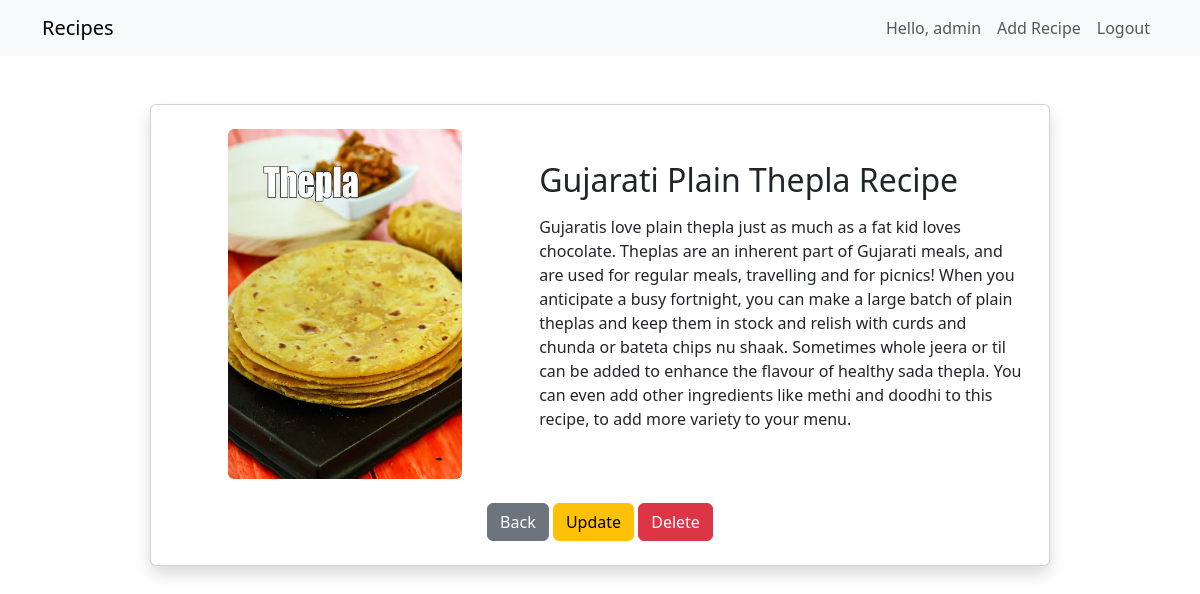
The page /recipe/3/ (signed in) on the database its author committed.
### vegies/models.py (models this page shows, shortened)
class Recipe(models.Model):
    user = models.ForeignKey(User, on_delete=models.SET_NULL, null=True, blank=True)
    recipe_name = models.CharField(max_length=100)
    recipe_description = models.TextField()
    recipe_image = models.ImageField(upload_to='recipe')
    recipe_view_count = models.IntegerField(default=1)

### vegies/views.py (the view)
# urls.py: path('recipe/<int:id>/', recipe_detail, name='recipe_detail'),
def recipe_detail(request, id):
    recipe = get_object_or_404(Recipe,id=id)
    return render(request,'recipe_detail.html',{'recipe':recipe})

### vegies/templates/recipe_detail.html (shortened to what this page needs)
{% extends 'main.html' %}
{% block Content %}
<div class="container mt-5 d-flex justify-content-center">
    <div class="card shadow p-4" style="max-width: 900px; width: 100%;">
        <div class="row align-items-center">
            <div class="col-md-5 text-center">
                <img src="{{ recipe.recipe_image.url }}"
                     class="img-fluid rounded"
                     style="max-height: 350px;">
            </div>
            <div class="col-md-7">
                <h2 class="mb-3">{{ recipe.recipe_name }}</h2>
                <p>{{ recipe.recipe_description }}</p>
            </div>
        </div>
        <div class="mt-4 text-center">
            <a href="{% url 'recipe_list' %}" class="btn btn-secondary">
                Back
            </a>
            {% if user.is_authenticated %}
                <a href="{% url 'recipe_update' recipe.id %}" class="btn btn-warning">Update</a>
                <a href="{% url 'recipe_delete' recipe.id %}" class="btn btn-danger">Delete</a>
            {% endif %}
        </div>
    </div>
</div>
{% endblock %}

### vegies/templates/main.html (shortened to what this page needs)
<!DOCTYPE html>
<html lang="en">
<head>
    <link href="https://cdn.jsdelivr.net/npm/bootstrap@5.3.8/dist/css/bootstrap.min.css" rel="stylesheet">
</head>
<nav class="navbar navbar-expand-lg navbar-light bg-light mb-4">
    <div class="container">
        <a class="navbar-brand" href="{% url 'recipe_list' %}">Recipes</a>
        <div class="collapse navbar-collapse" id="navbarNav">
            <ul class="navbar-nav ms-auto">
                {% if user.is_authenticated %}
                    <li class="nav-item">
                        <span class="nav-link">Hello, {{ user.username }}</span>
                    </li>
                    <li class="nav-item">
                        <a class="nav-link" href="{% url 'add_recipe' %}">Add Recipe</a>
                    </li>
                    <li class="nav-item">
                        <a class="nav-link" href="{% url 'logout' %}">Logout</a>
                    </li>
                {% endif %}
            </ul>
        </div>
    </div>
</nav>
<body>
    {% block Content %}
    {% endblock %}
</body>
</html>

### rows shown on the page
Recipe: recipe_image (picture), recipe_name "Gujarati Plain Thepla Recipe", recipe_description "Gujaratis love plain thepla just as much as a fat kid loves chocolate. Theplas are an inherent part of Gujarati meals, and are used for regular meals, travelling and for picnics! When you anticipate a busy fortnight, you can make a large batch of plain theplas and keep them in stock and relish with curds and chunda or bateta chips nu shaak. Sometimes whole jeera or til can be added to enhance the flavour of healthy sada thepla. You can even add other ingredients like methi and doodhi to this recipe, to add more variety to your menu."

### other values the page prints
{{ user.username }} "admin"
